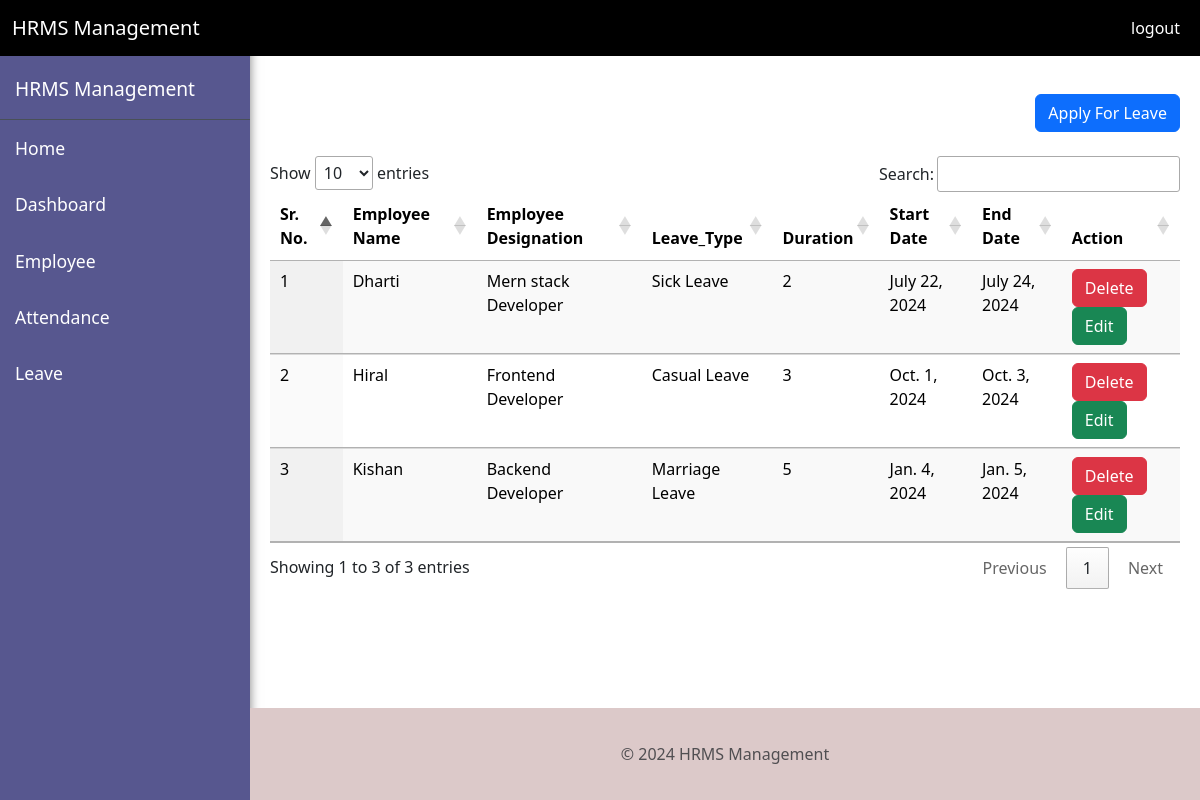
Screenshot of /hr/applyleavedetails/ (signed in) with the database file from the repository.
### myapp/models.py (models this page shows, shortened)
class EmployeeLeave(models.Model):
    employee = models.ForeignKey('Employee', on_delete=models.CASCADE)
    designation = models.CharField(max_length=100, choices=[
        ('Frontend Developer', 'Frontend Developer'),
        ('QA', 'Quality Assurance'),
        ('UI/UX', 'UI/UX Designer'),
        ('Full Stack Developer', 'Full Stack Developer'),
        ('Backend Developer', 'Backend Developer')
    ])
    leave_type = models.CharField(max_length=50 , choices = [
        ('Casual Leave' , 'Casual Leave'),
        ('Sick Leave' , 'Sick Leave'),
        ('Marriage Leave' , 'Marriage Leave'),
        ('Annual Leave' , 'Annual Leave'),
        ('Emergency Leave' , 'Emergency Leave')
    ])
    duration = models.PositiveIntegerField()
    start_date = models.DateField()
    end_date = models.DateField()
    is_approved = models.BooleanField(null=True,blank=True)

class Employee(models.Model):
    name = models.CharField(max_length=100)
    email = models.EmailField(max_length=254)
    phone_no = models.IntegerField()
    joining_date = models.DateField()
    designation = models.CharField(max_length=100 , choices = [
        ('Frontend Developer' , 'Frontend Developer'),
        ('QA' , 'Quality Assurance'),
        ('UI/UX' , 'UI/UX Designer'),
        ('Full Stack Developer' , 'Full Stack Developer'),
        ('Backend Developer' , 'Backend Developer')
    ])

### myapp/views.py (the view)
# urls.py: path('hr/applyleavedetails/' , views.LeaveDetailsPage , name = 'hr_apply_leave_details'),
@login_required(login_url = 'login')
def LeaveDetailsPage(request):
    if request.method == 'GET':
        apply_leave = EmployeeLeave.objects.all()
        leave_data = list(apply_leave.values())
        if request.headers.get('Accept') == 'application/json':
            return JsonResponse({'apply_leave': leave_data})
        else:
            return render(request, "hr/applyleave_details.html", {'apply_leave': apply_leave})

### templates/hr/applyleave_details.html (shortened to what this page needs)
<!DOCTYPE html>
<html lang="en">
<head>
    <link href="https://cdn.jsdelivr.net/npm/bootstrap@5.3.3/dist/css/bootstrap.min.css" rel="stylesheet">
    <link rel="stylesheet" type="text/css" href="https://cdn.datatables.net/1.11.5/css/jquery.dataTables.css">
</head>
<body>
    <header>
        <nav class="navbar navbar-expand-lg fixed-top">
            <div class="container-fluid">
                <a class="navbar-brand" href="#">HRMS Management</a>
                <div class="collapse navbar-collapse justify-content-end" id="navbarNav">
                    <ul class="navbar-nav">
                        <li class="nav-item">
                            <a class="nav-link" href="{% url 'logout' %}">logout</a>
                        </li>
                    </ul>
                </div>
            </div>
        </nav>
    </header>
    <div class="container-fluid mt-5">
        <button class="navbar-toggler ms-auto" type="button" onclick="toggleSidebar()">
            <span class="navbar-toggler-icon"></span>
        </button>
    </div>
    <div class="sidebar" id="sidebar">
        <div class="sidebar-header">HRMS Management</div>
        <a href="{% url 'home' %}" class="home">Home</a>
        <a href="{% url 'hr_dashboard' %}">Dashboard</a>
        <a href="{% url 'hr_employee_details' %}">Employee</a>
        <a href="{% url 'hr_attendance_details' %}">Attendance</a>
        <a href="{% url 'hr_apply_leave_details' %}">Leave</a>
    </div>
    <div class="content" id="content">
        <div class="d-flex justify-content-end">
            <a href="{% url 'employee_applyleave' %}" class="btn btn-primary">Apply For Leave</a>
        </div>
        <br>
        <table class="table display" id="leaveTable">
            <thead>
              <tr class="bg-success">
                <th scope="col">Sr. No.</th>
                <th scope="col">Employee Name</th>
                <th scope="col">Employee Designation</th>
                <th scope="col">Leave_Type</th>
                <th scope="col">Duration</th>
                <th scope="col">Start Date</th>
                <th scope="col">End Date</th>
                <th scope="col">Action</th>
              </tr>
            </thead>
            <tbody id="tbody">
                {% for al in apply_leave %}
                    <tr>
                        <td>{{forloop.counter}}</td>
                        <td>{{al.employee.name}}</td>
                        <td>{{al.designation}}</td>
                        <td>{{al.leave_type}}</td>
                        <td>{{al.duration}}</td>
                        <td>{{al.start_date}}</td>
                        <td>{{al.end_date}}</td>
                        <td><a href="deleteleave/{{al.id}}"  class="btn btn-danger">Delete</a>
                            <a href="editleave/{{al.id}}"  class="btn btn-success">Edit</a></td>
                    </tr>
                {% endfor %}
            </tbody>
        </table>
    </div>
    <br>
    <br>
    <br>
    <br>
    <footer class="footer mt-auto py-3 fixed-bottom">
        <div class="container">
            <span class="text-muted">&copy; 2024 HRMS Management</span>
        </div>
    </footer>
</body>
</html>

### templates/hr/applyleave_details.html (style rules this page uses)
.navbar-toggler { margin-left: auto; }
.sidebar { height: 100vh; position: fixed; top: 0; left: -250px; width: 250px; background-color: #57578f; padding-top: 60px; transition: left 0.3s ease; box-shadow: 0 0 10px rgba(0, 0, 0, 0.5); }
.sidebar a { padding: 15px; display: block; color: #fff; text-decoration: none; font-size: 1.1em; transition: background-color 0.3s ease, color 0.3s ease; }
.content { margin-left: 0; padding: 20px; transition: margin-left 0.3s ease; }
.sidebar-header { color: #fff; padding: 15px; font-size: 1.2em; border-bottom: 1px solid #495057; }
@media (min-width: 768px) { .sidebar { left: 0; width: 250px; } }
@media (min-width: 768px) { .content { margin-left: 250px; } }
header nav { background-color: #000000; }
header nav .container-fluid .nav-link { color: #fff; }
header nav .container-fluid .navbar-brand { color: #fff; }
footer { background-color: #dcc9c9; text-align: center; line-height: 60px; padding: 10px 0; margin-left: 250px; }

### rows the page displays
EmployeeLeave: employee.name "Dharti", designation "Mern stack Developer", leave_type "Sick Leave", duration "2", start_date "July 22, 2024", end_date "July 24, 2024"
EmployeeLeave: employee.name "Hiral", designation "Frontend Developer", leave_type "Casual Leave", duration "3", start_date "Oct. 1, 2024", end_date "Oct. 3, 2024"
EmployeeLeave: employee.name "Kishan", designation "Backend Developer", leave_type "Marriage Leave", duration "5", start_date "Jan. 4, 2024", end_date "Jan. 5, 2024"
